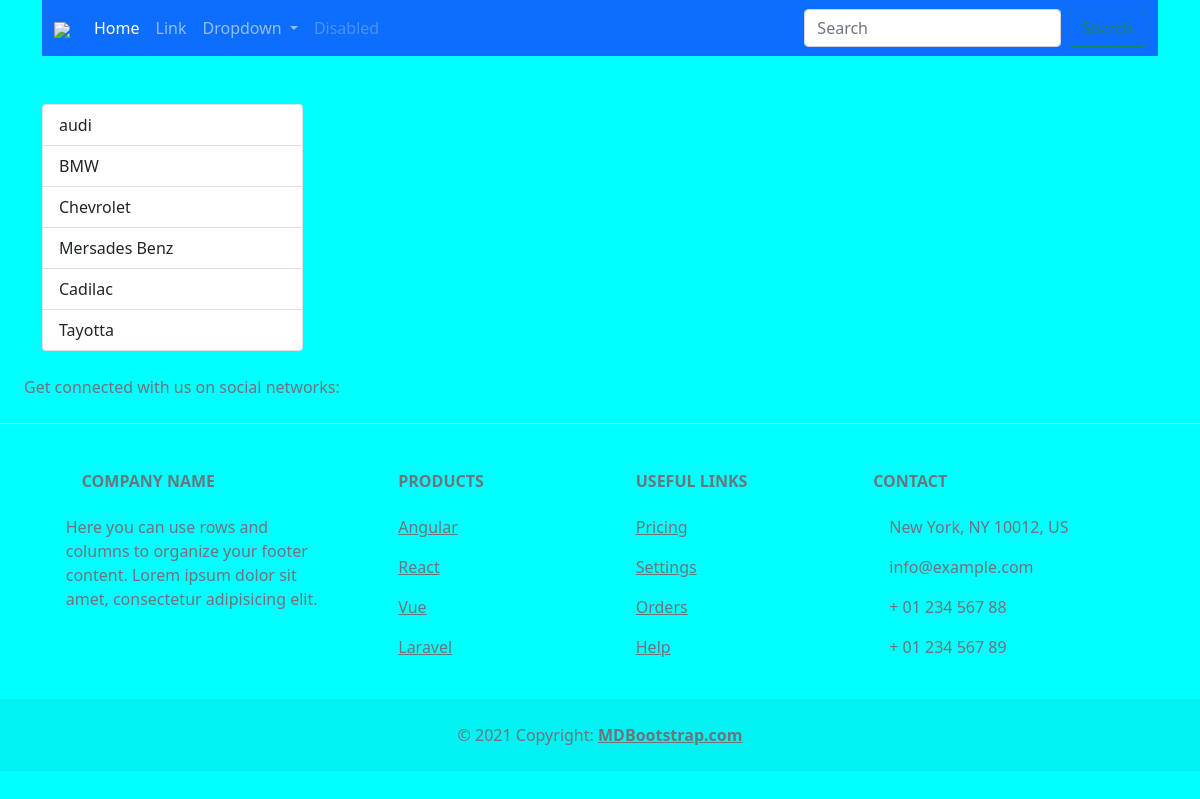
Before: / with the older database file.
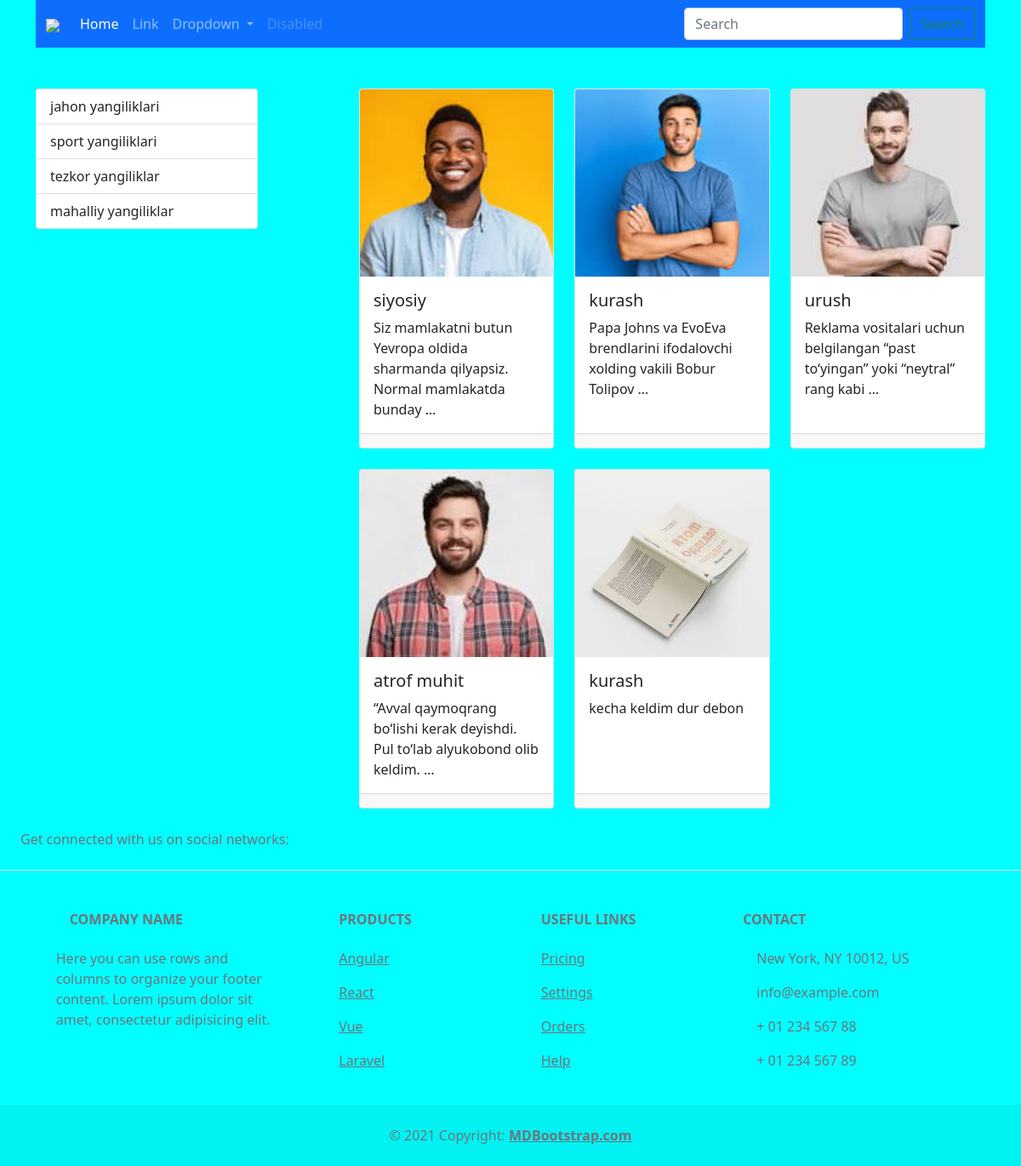
After: the same page with the newer database file.
### main/models.py (models this page shows, shortened)
class Category(models.Model):
    name = models.CharField(max_length=150, unique=True)

class New(models.Model):
    turi = models.ForeignKey(Category, on_delete=models.CASCADE)
    type = models.CharField(max_length=150)
    name = models.CharField(max_length=150)
    text = models.CharField(max_length=150)
    image = models.ImageField(upload_to='images/', blank=True, null=True)

### main/views.py (the view)
# urls.py: path('', home, name='home'),
def home(request):
    categories = Category.objects.all()
    news = New.objects.all()
    context = {
        'categories': categories,
        'news': news,
    }
    return render(request, 'main/index.html', context)

### main/templates/main/index.html (shortened to what this page needs)
{% extends 'base.html' %}
{% block content %}
<div class="row row-cols-1 row-cols-md-3 g-4">
  {% for new in news %}
  <div class="col">
      <div class="card h-100">
          {% if new.image %}
          <img src="{{ new.image.url }}"
               class="card-img-top"
               style="height: 220px; object-fit: cover;">
          {% else %}
          <img src="https://www.shutterstock.com/image-vector/image-not-found-failure-network-260nw-2330163829.jpg"
               class="card-img-top"
               style="height: 220px; object-fit: cover;">
          {% endif %}
          <div class="card-body">
              <h5 class="card-title">{{ new.type }}</h5>
              <p class="card-text">{{ new.text|truncatewords:10 }}</p>
          </div>
          <div class="card-footer">
          </div>
      </div>
  </div>
  {% endfor %}
</div>
{% endblock content %}

### templates/base.html (shortened to what this page needs)
<!DOCTYPE html>
<html lang="en">
<head>
    {% include 'components/_style.html' %}
</head>
<body>
<div class="container">
    {% include 'layout/navbar.html' %}
    {% block main %}
    <div class="row justify-content-between">
      <div class="col-3">
          <div class="list-group">
              {% for category in categories %}
              <a href="{% url 'category_new' category.id %}" class="list-group-item list-group-item-action">
                  {{ category.name }}
              </a>
              {% endfor %}
          </div>
      </div>
      <div class="col-8">
            {% block content %}
            {% endblock content %}
      </div>
    </div>
    {% endblock main %}
</div>
<footer class="text-center text-lg-start bg-body-tertiary text-muted">
    {% include 'layout/footer.html' %}
</body>
</html>

### templates/components/_style.html (shortened to what this page needs)
{% load static %}
<link href="https://cdn.jsdelivr.net/npm/bootstrap@5.0.2/dist/css/bootstrap.min.css" rel="stylesheet"
>
<link rel="stylesheet" href="{% static 'css/style.css' %}">

### templates/layout/navbar.html (shortened to what this page needs)
{% load static %}
<nav class="navbar navbar-expand-lg navbar-dark bg-primary">
    <div class="container-fluid">
        <a class="navbar-brand" href="{% url 'home' %}">
            <img src="{% static 'img/logo.jpg' %}" width="80">
        </a>
        <div class="collapse navbar-collapse" id="navbarSupportedContent">
            <ul class="navbar-nav me-auto mb-2 mb-lg-0">
                <li class="nav-item">
                    <a class="nav-link active" aria-current="page" href="#">Home</a>
                </li>
                <li class="nav-item">
                    <a class="nav-link" href="#">Link</a>
                </li>
                <li class="nav-item dropdown">
                    <a class="nav-link dropdown-toggle" href="#" id="navbarDropdown" role="button"
                       data-bs-toggle="dropdown" aria-expanded="false">
                        Dropdown
                    </a>
                </li>
                <li class="nav-item">
                    <a class="nav-link disabled" href="#" tabindex="-1" aria-disabled="true">Disabled</a>
                </li>
            </ul>
            <form class="d-flex">
                <input class="form-control me-2" type="search" placeholder="Search" aria-label="Search">
                <button class="btn btn-outline-success" type="submit">Search</button>
            </form>
        </div>
    </div>
</nav>

### templates/layout/footer.html (shortened to what this page needs)
    <section class="d-flex justify-content-center justify-content-lg-between p-4 border-bottom">
        <div class="me-5 d-none d-lg-block">
          <span>Get connected with us on social networks:</span>
        </div>
        <div>
        </div>
      </section>
      <section class="">
        <div class="container text-center text-md-start mt-5">
          <div class="row mt-3">
            <div class="col-md-3 col-lg-4 col-xl-3 mx-auto mb-4">
              <h6 class="text-uppercase fw-bold mb-4">
                Company name
              </h6>
              <p>
                Here you can use rows and columns to organize your footer content. Lorem ipsum
                dolor sit amet, consectetur adipisicing elit.
              </p>
            </div>
            <div class="col-md-2 col-lg-2 col-xl-2 mx-auto mb-4">
              <h6 class="text-uppercase fw-bold mb-4">
                Products
              </h6>
              <p>
                <a href="#!" class="text-reset">Angular</a>
              </p>
              <p>
                <a href="#!" class="text-reset">React</a>
              </p>
              <p>
                <a href="#!" class="text-reset">Vue</a>
              </p>
              <p>
                <a href="#!" class="text-reset">Laravel</a>
              </p>
            </div>
            <div class="col-md-3 col-lg-2 col-xl-2 mx-auto mb-4">
              <h6 class="text-uppercase fw-bold mb-4">
                Useful links
              </h6>
              <p>
                <a href="#!" class="text-reset">Pricing</a>
              </p>
              <p>
                <a href="#!" class="text-reset">Settings</a>
              </p>
              <p>
                <a href="#!" class="text-reset">Orders</a>
              </p>
              <p>
                <a href="#!" class="text-reset">Help</a>
              </p>
            </div>
            <div class="col-md-4 col-lg-3 col-xl-3 mx-auto mb-md-0 mb-4">
              <h6 class="text-uppercase fw-bold mb-4">Contact</h6>
              <p> New York, NY 10012, US</p>
              <p>
                info@example.com
              </p>
              <p> + 01 234 567 88</p>
              <p> + 01 234 567 89</p>
            </div>
          </div>
        </div>
      </section>
      <div class="text-center p-4" style="background-color: rgba(0, 0, 0, 0.05);">
        © 2021 Copyright:
        <a class="text-reset fw-bold" href="https://mdbootstrap.com/">MDBootstrap.com</a>
      </div>
    </footer>

### templates/components/_scripts.html (shortened to what this page needs)
{% load static %}

### main/staticfiles/css/style.css (style rules this page uses)
body { background-color: aqua; }

Changed rows visible on the page:
removed Category: name "audi"
removed Category: name "BMW"
removed Category: name "Chevrolet"
removed Category: name "Mersades Benz"
removed Category: name "Cadilac"
removed Category: name "Tayotta"
added Category: name "jahon yangiliklari"
added Category: name "sport yangiliklari"
added Category: name "tezkor yangiliklar"
added Category: name "mahalliy yangiliklar"
added New: image (picture), type "siyosiy", text "Siz mamlakatni butun Yevropa oldida sharmanda qilyapsiz. Normal mamlakatda bunday …"
added New: image (picture), type "kurash", text "Papa Johns va EvoEva brendlarini ifodalovchi xolding vakili Bobur Tolipov …"
added New: image (picture), type "urush", text "Reklama vositalari uchun belgilangan “past to‘yingan” yoki “neytral” rang kabi …"
added New: image (picture), type "atrof muhit", text "“Avval qaymoqrang bo‘lishi kerak deyishdi. Pul to‘lab alyukobond olib keldim. …"
added New: image (picture), type "kurash", text "kecha keldim dur debon"
